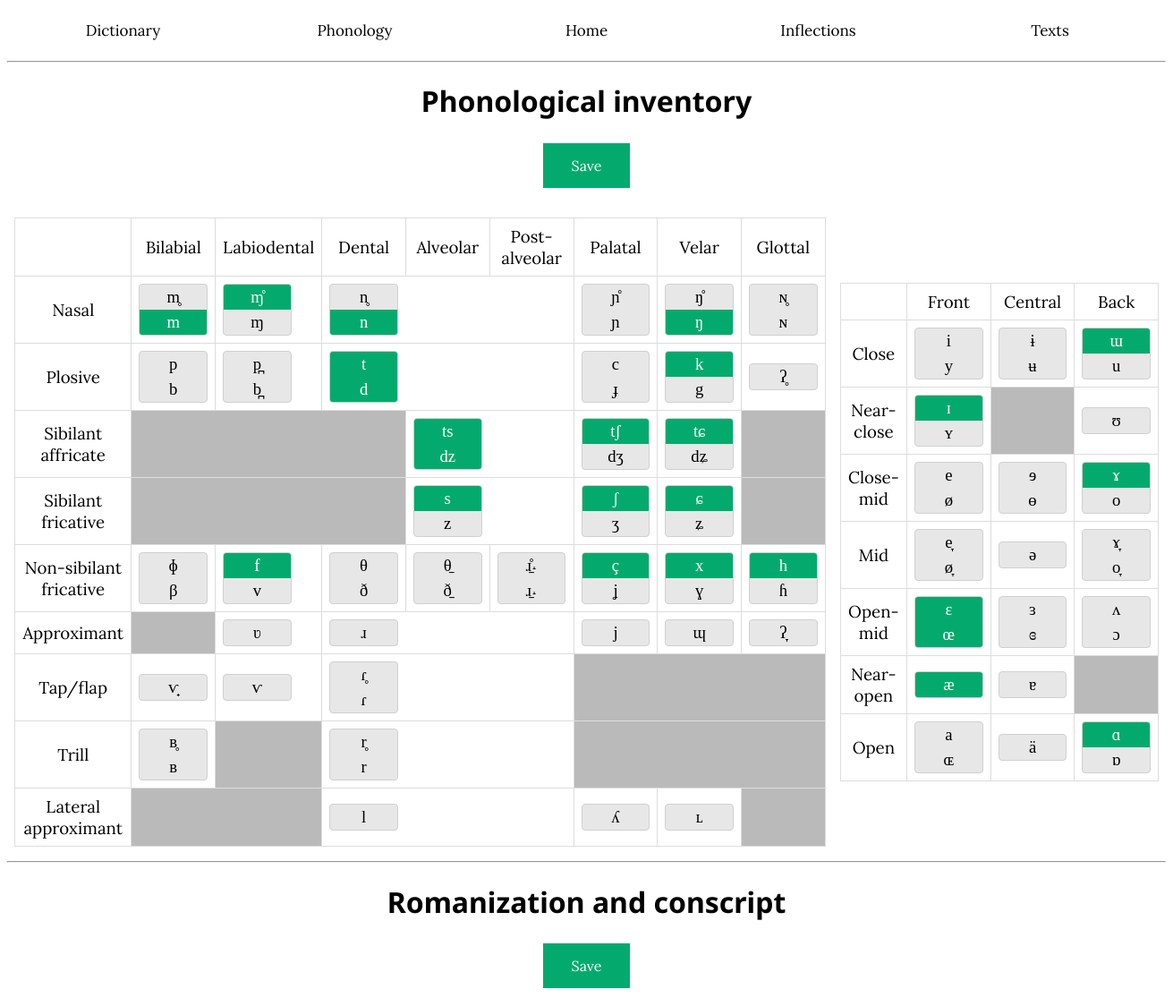
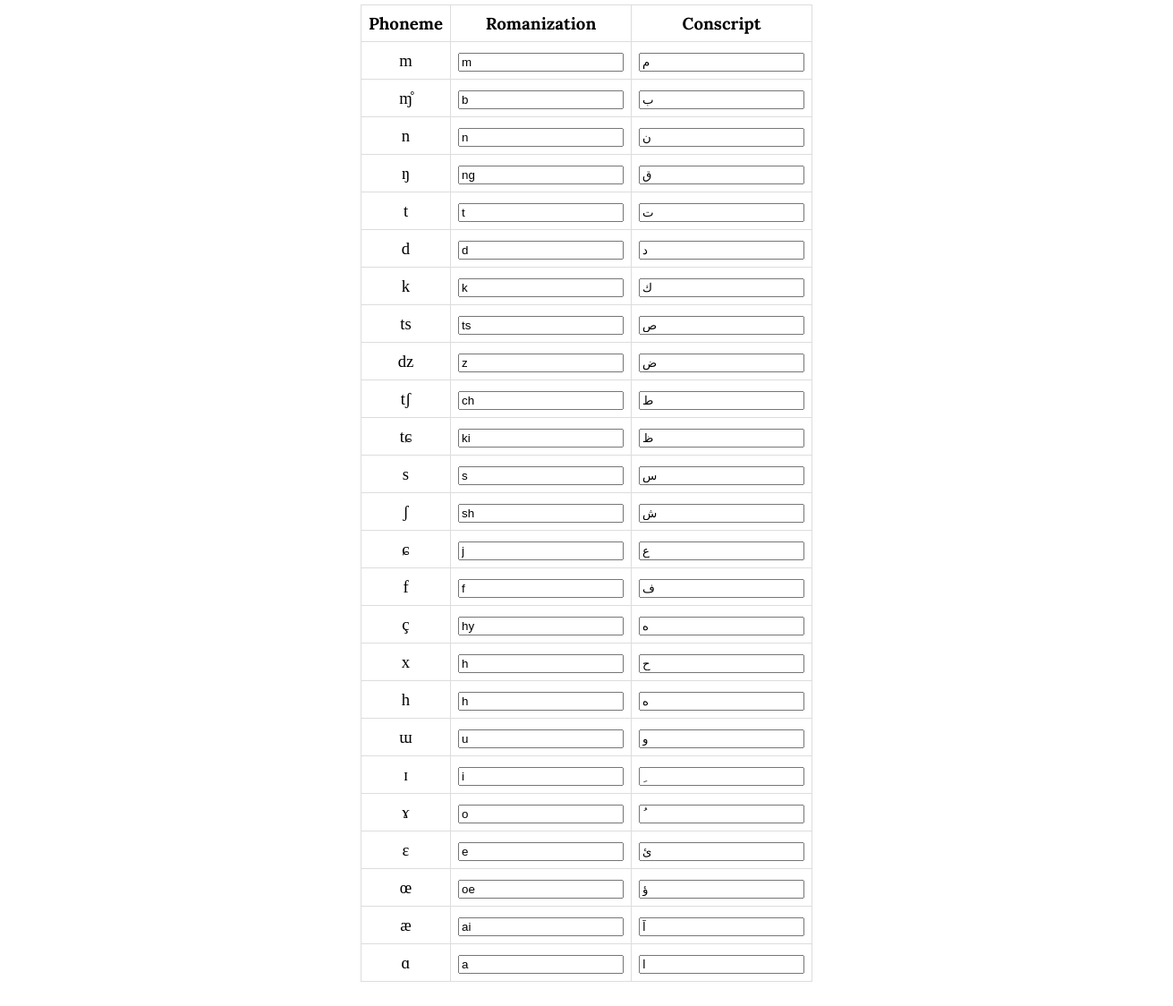
The page /phonology on the database its author committed (2 pictures, top to bottom).
### app/models.py (models this page shows, shortened)
class Phonology(db.Model):
    __tablename__ = 'Phonology'
    phoneme: so.Mapped[str] = so.mapped_column(primary_key=True)
    ipa: so.Mapped[str] = so.mapped_column(sa.String(5), index=True)
    exists: so.Mapped[bool] = so.mapped_column()
    consonant: so.Mapped[bool] = so.mapped_column()
    romanized: so.Mapped[str] = so.mapped_column(sa.String(5), nullable=True)
    conscript: so.Mapped[str] = so.mapped_column(sa.String(5), nullable=True)

### app/routes.py (the view, shortened to what this page needs)
@app.route('/phonology', methods=['GET', 'POST'])
def phonology():
    form = ipatable()
    exists = Phonology.query.filter(Phonology.exists == True).all()
    for field in form:
        if field.name != 'csrf_token' and field.name != 'submit':
            match = Phonology.query.filter(Phonology.phoneme == field.name).first()
            field.data = match.exists
    return render_template('phonology.html', form=form, exists=exists)

### app/templates/phonology.html (shortened to what this page needs)
<!DOCTYPE html>
<html lang="en">
<head>
</head>
<body>
{% extends "base.html" %}
{% block content %}
<p>
<form action="" method="post" novalidate>
    <h1>Phonological inventory</h1><h3>{{ form.submit(class_="grb gena") }}</h3>
    <table align="center"><tr><td style="border: 0px;">
    <table>
        <tbody>
        <tr>
            <td></td>
            <td>Bilabial</td>
            <td>Labiodental</td>
            <td>Dental</td>
            <td>Alveolar</td>
            <td>Post-alveolar</td>
            <td>Palatal</td>
            <td>Velar</td>
            <td>Glottal</td>
        </tr>
        <tr>
            <td>Nasal</td>
            <td>
                <div class="ipa-button"><label>{{ form.nbilnas(size=16, class_="grb") }}<span>m̥</span></label>
                    <br><label>{{ form.vbilnas(size=16, class_="grb") }}<span>m</span></label></div>
            </td>
            <td>
                <div class="ipa-button"><label>{{ form.nladnas(size=16, class_="grb") }}<span>ɱ̊</span></label>
                    <br><label>{{ form.vladnas(size=16, class_="grb") }}<span>ɱ</span></label></div>
            </td>
            <td colspan="3">
                <div class="ipa-button"><label>{{ form.nalvnas(size=16, class_="grb") }}<span>n̥</span></label>
                    <br><label>{{ form.valvnas(size=16, class_="grb") }}<span>n</span></label></div>
            </td>
            <td>
                <div class="ipa-button"><label>{{ form.npalnas(size=16, class_="grb") }}<span>ɲ̊</span></label>
                    <br><label>{{ form.vpalnas(size=16, class_="grb") }}<span>ɲ</span></label></div>
            </td>
            <td>
                <div class="ipa-button"><label>{{ form.nvelnas(size=16, class_="grb") }}<span>ŋ̊</span></label>
                    <br><label>{{ form.vvelnas(size=16, class_="grb") }}<span>ŋ</span></label></div>
            </td>
            <td>
                <div class="ipa-button"><label>{{ form.nglonas(size=16, class_="grb") }}<span>ɴ̥</span></label>
                    <br><label>{{ form.vglonas(size=16, class_="grb") }}<span>ɴ</span></label></div>
            </td>
        </tr>
        <tr>
            <td>Plosive</td>
            <td>
                <div class="ipa-button"><label>{{ form.nbilplo(size=16, class_="grb") }}<span>p</span></label>
                    <br><label>{{ form.vbilplo(size=16, class_="grb") }}<span>b</span></label></div>
            </td>
            <td>
                <div class="ipa-button"><label>{{ form.nladplo(size=16, class_="grb") }}<span>p̪</span></label>
                    <br><label>{{ form.vladplo(size=16, class_="grb") }}<span>b̪</span></label></div>
            </td>
            <td colspan="3">
                <div class="ipa-button"><label>{{ form.nalvplo(size=16, class_="grb") }}<span>t</span></label>
                    <br><label>{{ form.valvplo(size=16, class_="grb") }}<span>d</span></label></div>
            </td>
            <td>
                <div class="ipa-button"><label>{{ form.npalplo(size=16, class_="grb") }}<span>c</span></label>
                    <br><label>{{ form.vpalplo(size=16, class_="grb") }}<span>ɟ</span></label></div>
            </td>
            <td>
                <div class="ipa-button"><label>{{ form.nvelplo(size=16, class_="grb") }}<span>k</span></label>
                    <br><label>{{ form.vvelplo(size=16, class_="grb") }}<span>g</span></label></div>
            </td>
            <td>
                <div class="ipa-button"><label>{{ form.ngloplo(size=16, class_="grb") }}<span>ʔ̥</span></label></div>
            </td>
        </tr>
        <tr>
            <td>Sibilant affricate</td>
            <td colspan="3" class="graybg"></td>
            <td colspan="2">
                <div class="ipa-button"><label>{{ form.nalvsaf(size=16, class_="grb") }}<span>ts</span></label>
                    <br><label>{{ form.valvsaf(size=16, class_="grb") }}<span>dz</span></label></div>
            </td>
            <td>
                <div class="ipa-button"><label>{{ form.npavsaf(size=16, class_="grb") }}<span>tʃ</span></label>
                    <br><label>{{ form.vpavsaf(size=16, class_="grb") }}<span>dʒ</span></label></div>
            </td>
            <td>
                <div class="ipa-button"><label>{{ form.npalsaf(size=16, class_="grb") }}<span>tɕ</span></label>
                    <br><label>{{ form.vpalsaf(size=16, class_="grb") }}<span>dʑ</span></label></div>
            </td>
            <td colspan="2" class="graybg"></td>
        </tr>
        <tr>
            <td>Sibilant fricative</td>
            <td colspan="3" class="graybg"></td>
            <td colspan="2">
                <div class="ipa-button"><label>{{ form.nalvsif(size=16, class_="grb") }}<span>s</span></label>
                    <br><label>{{ form.valvsif(size=16, class_="grb") }}<span>z</span></label></div>
            </td>
            <td>
                <div class="ipa-button"><label>{{ form.npavsif(size=16, class_="grb") }}<span>ʃ</span></label>
                    <br><label>{{ form.vpavsif(size=16, class_="grb") }}<span>ʒ</span></label></div>
            </td>
            <td>
                <div class="ipa-button"><label>{{ form.npalsif(size=16, class_="grb") }}<span>ɕ</span></label>
                    <br><label>{{ form.vpalsif(size=16, class_="grb") }}<span>ʑ</span></label></div>
            </td>
            <td colspan="2" class="graybg"></td>
        </tr>
        <tr>
            <td>Non-sibilant fricative</td>
            <td>
                <div class="ipa-button"><label>{{ form.nbilnsf(size=16, class_="grb") }}<span>ɸ</span></label>
                    <br><label>{{ form.vbilnsf(size=16, class_="grb") }}<span>β</span></label></div>
            </td>
            <td>
                <div class="ipa-button"><label>{{ form.nladnsf(size=16, class_="grb") }}<span>f</span></label>
                    <br><label>{{ form.vladnsf(size=16, class_="grb") }}<span>v</span></label></div>
            </td>
            <td>
                <div class="ipa-button"><label>{{ form.ndennsf(size=16, class_="grb") }}<span>θ</span></label>
                    <br><label>{{ form.vdennsf(size=16, class_="grb") }}<span>ð</span></label></div>
            </td>
            <td>
                <div class="ipa-button"><label>{{ form.nalvnsf(size=16, class_="grb") }}<span>θ̠</span></label>
                    <br><label>{{ form.valvnsf(size=16, class_="grb") }}<span>ð̠</span></label></div>
            </td>
            <td>
                <div class="ipa-button"><label>{{ form.nposnsf(size=16, class_="grb") }}<span>ɹ̠̊˔</span></label>
                    <br><label>{{ form.vposnsf(size=16, class_="grb") }}<span>ɹ̠˔</span></label></div>
            </td>
            <td>
                <div class="ipa-button"><label>{{ form.npalnsf(size=16, class_="grb") }}<span>ç</span></label>
                    <br><label>{{ form.vpalnsf(size=16, class_="grb") }}<span>ʝ</span></label></div>
            </td>
            <td>
                <div class="ipa-button"><label>{{ form.nvelnsf(size=16, class_="grb") }}<span>x</span></label>
                    <br><label>{{ form.vvelnsf(size=16, class_="grb") }}<span>ɣ</span></label></div>
            </td>
            <td>
                <div class="ipa-button"><label>{{ form.nglonsf(size=16, class_="grb") }}<span>h</span></label>
                    <br><label>{{ form.vglonsf(size=16, class_="grb") }}<span> ɦ</span></label></div>
            </td>
        </tr>
        <tr>
            <td>Approximant</td>
            <td class="graybg"></td>
            <td>
                <div class="ipa-button"><label>{{ form.vladapr(size=16, class_="grb") }}<span>ʋ</span></label></div>
            </td>
            <td colspan="3">
                <div class="ipa-button"><label>{{ form.valvapr(size=16, class_="grb") }}<span>ɹ</span></label></div>
            </td>
            <td>
                <div class="ipa-button"><label>{{ form.vpalapr(size=16, class_="grb") }}<span>j</span></label></div>
            </td>
            <td>
                <div class="ipa-button"><label>{{ form.vvelapr(size=16, class_="grb") }}<span>ɰ</span></label></div>
            </td>
            <td>
                <div class="ipa-button"><label>{{ form.vgloapr(size=16, class_="grb") }}<span>ʔ̞</span></label></div>
            </td>
        </tr>
        <tr>
            <td>Tap/flap</td>
            <td>
                <div class="ipa-button"><label>{{ form.vbiltap(size=16, class_="grb") }}<span>ⱱ̟</span></label></div>
            </td>
            <td>
                <div class="ipa-button"><label>{{ form.vladtap(size=16, class_="grb") }}<span>ⱱ</span></label></div>
            </td>
            <td colspan="3">
                <div class="ipa-button"><label>{{ form.nalvtap(size=16, class_="grb") }}<span>ɾ̥</span></label>
                    <br><label>{{ form.valvtap(size=16, class_="grb") }}<span>ɾ</span></label></div>
            </td>
            <td colspan="3" class="graybg"></td>
        </tr>
        <tr>
            <td>Trill</td>
            <td>
                <div class="ipa-button"><label>{{ form.nbiltri(size=16, class_="grb") }}<span>ʙ̥</span></label>
                    <br><label>{{ form.vbiltri(size=16, class_="grb") }}<span>ʙ</span></label></div>
            </td>
            <td class="graybg"></td>
            <td colspan="3">
                <div class="ipa-button"><label>{{ form.nalvtri(size=16, class_="grb") }}<span>r̥</span></label>
                    <br><label>{{ form.valvtri(size=16, class_="grb") }}<span>r</span></label></div>
            </td>
            <td colspan="3" class="graybg"></td>
        </tr>
        <tr>
            <td>Lateral approximant</td>
            <td colspan="2" class="graybg"></td>
            <td colspan="3">
                <div class="ipa-button"><label>{{ form.valvlap(size=16, class_="grb") }}<span>l</span></label></div>
            </td>
            <td>
                <div class="ipa-button"><label>{{ form.vpallap(size=16, class_="grb") }}<span>ʎ</span></label></div>
            </td>
            <td>
                <div class="ipa-button"><label>{{ form.vvellap(size=16, class_="grb") }}<span>ʟ</span></label></div>
            </td>
            <td class="graybg"></td>
        </tr>
        </tbody>
    </table>
    </td><td style="border: 0px;">
    <table>
        <tbody>
        <tr>
            <td></td>
            <td>Front</td>
            <td>Central</td>
            <td>Back</td>
        </tr>
        <tr>
            <td>Close</td>
            <td><div class="ipa-button"><label>{{ form.clfu(size=16, class_="grb") }}<span>i</span></label>
                    <br><label>{{ form.clfr(size=16, class_="grb") }}<span>y</span></label></div></td>
            <td><div class="ipa-button"><label>{{ form.clcu(size=16, class_="grb") }}<span>ɨ</span></label>
                    <br><label>{{ form.clfr(size=16, class_="grb") }}<span>ʉ</span></label></div></td>
            <td><div class="ipa-button"><label>{{ form.clbu(size=16, class_="grb") }}<span>ɯ</span></label>
                    <br><label>{{ form.clbr(size=16, class_="grb") }}<span>u</span></label></div></td>
        </tr>
        <tr>
            <td>Near-close</td>
            <td><div class="ipa-button"><label>{{ form.ncfu(size=16, class_="grb") }}<span>ɪ</span></label>
                    <br><label>{{ form.ncfr(size=16, class_="grb") }}<span>ʏ</span></label></div></td>
            <td class="graybg"></td>
            <td><div class="ipa-button"><label>{{ form.ncbr(size=16, class_="grb") }}<span>ʊ</span></label></div></td>
        </tr>
        <tr>
            <td>Close-mid</td>
            <td><div class="ipa-button"><label>{{ form.cmfu(size=16, class_="grb") }}<span>e</span></label>
                    <br><label>{{ form.cmfr(size=16, class_="grb") }}<span>ø</span></label></div></td>
            <td><div class="ipa-button"><label>{{ form.cmcu(size=16, class_="grb") }}<span>ɘ</span></label>
                    <br><label>{{ form.cmcr(size=16, class_="grb") }}<span>ɵ</span></label></div></td>
            <td><div class="ipa-button"><label>{{ form.cmbu(size=16, class_="grb") }}<span>ɤ</span></label>
                    <br><label>{{ form.cmbr(size=16, class_="grb") }}<span>o</span></label></div></td>
        </tr>
        <tr>
            <td>Mid</td>
            <td><div class="ipa-button"><label>{{ form.mifu(size=16, class_="grb") }}<span>e̞</span></label>
                    <br><label>{{ form.mifr(size=16, class_="grb") }}<span>ø̞</span></label></div></td>
            <td><div class="ipa-button"><label>{{ form.mic(size=16, class_="grb") }}<span>ə</span></label></div></td>
            <td><div class="ipa-button"><label>{{ form.mibu(size=16, class_="grb") }}<span>ɤ̞</span></label>
                    <br><label>{{ form.mibr(size=16, class_="grb") }}<span>o̞</span></label></div></td>
        </tr>
        <tr>
            <td>Open-mid</td>
            <td><div class="ipa-button"><label>{{ form.omfu(size=16, class_="grb") }}<span>ɛ</span></label>
                    <br><label>{{ form.omfr(size=16, class_="grb") }}<span>œ</span></label></div></td>
            <td><div class="ipa-button"><label>{{ form.omcu(size=16, class_="grb") }}<span>ɜ</span></label>
                    <br><label>{{ form.omcr(size=16, class_="grb") }}<span>ɞ</span></label></div></td>
            <td><div class="ipa-button"><label>{{ form.ombu(size=16, class_="grb") }}<span>ʌ</span></label>
                    <br><label>{{ form.ombr(size=16, class_="grb") }}<span>ɔ</span></label></div></td>
        </tr>
        <tr>
            <td>Near-open</td>
            <td><div class="ipa-button"><label>{{ form.nofu(size=16, class_="grb") }}<span>æ</span></label></div></td>
            <td><div class="ipa-button"><label>{{ form.noc(size=16, class_="grb") }}<span>ɐ</span></label></div></td>
            <td class="graybg"></td>
        </tr>
        <tr>
            <td>Open<br></td>
            <td><div class="ipa-button"><label>{{ form.opfu(size=16, class_="grb") }}<span>a</span></label>
                    <br><label>{{ form.opfr(size=16, class_="grb") }}<span>ɶ</span></label></div></td>
            <td><div class="ipa-button"><label>{{ form.opcu(size=16, class_="grb") }}<span>ä</span></label></div></td>
            <td><div class="ipa-button"><label>{{ form.opbu(size=16, class_="grb") }}<span>ɑ</span></label>
                    <br><label>{{ form.opbr(size=16, class_="grb") }}<span>ɒ</span></label></div></td>
        </tr>
        </tbody>
    </table>
    </td></tr></table>
<hr>
<h1>Romanization and conscript</h1><h3>{{ form.submit(class_="grb gena") }}</h3>
<table><tbody>
<tr>
    <td><b>Phoneme</b></td>
    <td><b>Romanization</b></td>
    <td><b>Conscript</b></td>
</tr>
{% for phoneme in exists %}
<tr>
    <td class="tnr">{{ phoneme.ipa }}</td>
    <td>
        <input type="text" name="rom {{ phoneme.phoneme }}" value="{{ phoneme.romanized }}">
    </td>
    <td>
        <input type="text" name="con {{ phoneme.phoneme }}" value="{{ phoneme.conscript }}">
    </td>
</tr>
{% endfor %}
</tbody></table></form><br><br><br>
{% endblock %}

### app/templates/base.html (shortened to what this page needs)
<!DOCTYPE html>
<html lang="en">
<head>
    <link rel="stylesheet" href='/static/style.css' />
</head>
<body>
 <div class="navbar">
        <a href="{{ url_for('dictionary') }}">Dictionary</a>
        <a href="{{ url_for('phonology') }}">Phonology</a>
        <a href="{{ url_for('index') }}">Home</a>
        <a href="#">Inflections</a>
        <a href="{{ url_for('texts') }}">Texts</a>
</div>
<hr>
{% block content %}{% endblock %}
</body>
</html>

### rows shown on the page
Phonology: ipa "m", romanized "m", conscript "م"
Phonology: ipa "ɱ̊", romanized "b", conscript "ب"
Phonology: ipa "n", romanized "n", conscript "ن"
Phonology: ipa "ŋ", romanized "ng", conscript "ق"
Phonology: ipa "t", romanized "t", conscript "ت"
Phonology: ipa "d", romanized "d", conscript "د"
Phonology: ipa "k", romanized "k", conscript "ك"
Phonology: ipa "ts", romanized "ts", conscript "ص"
Phonology: ipa "dz", romanized "z", conscript "ض"
Phonology: ipa "tʃ", romanized "ch", conscript "ط"
Phonology: ipa "tɕ", romanized "ki", conscript "ظ"
Phonology: ipa "s", romanized "s", conscript "س"
Phonology: ipa "ʃ", romanized "sh", conscript "ش"
Phonology: ipa "ɕ", romanized "j", conscript "ع"
Phonology: ipa "f", romanized "f", conscript "ف"
Phonology: ipa "ç", romanized "hy", conscript "ه"
Phonology: ipa "x", romanized "h", conscript "ح"
Phonology: ipa "h", romanized "h", conscript "ه"
Phonology: ipa "ɯ", romanized "u", conscript "و"
Phonology: ipa "ɪ", romanized "i", conscript "ِ"
Phonology: ipa "ɤ", romanized "o", conscript "ُ"
Phonology: ipa "ɛ", romanized "e", conscript "ئ"
Phonology: ipa "œ", romanized "oe", conscript "ؤ"
Phonology: ipa "æ", romanized "ai", conscript "آ"
Phonology: ipa "ɑ", romanized "a", conscript "ا"
